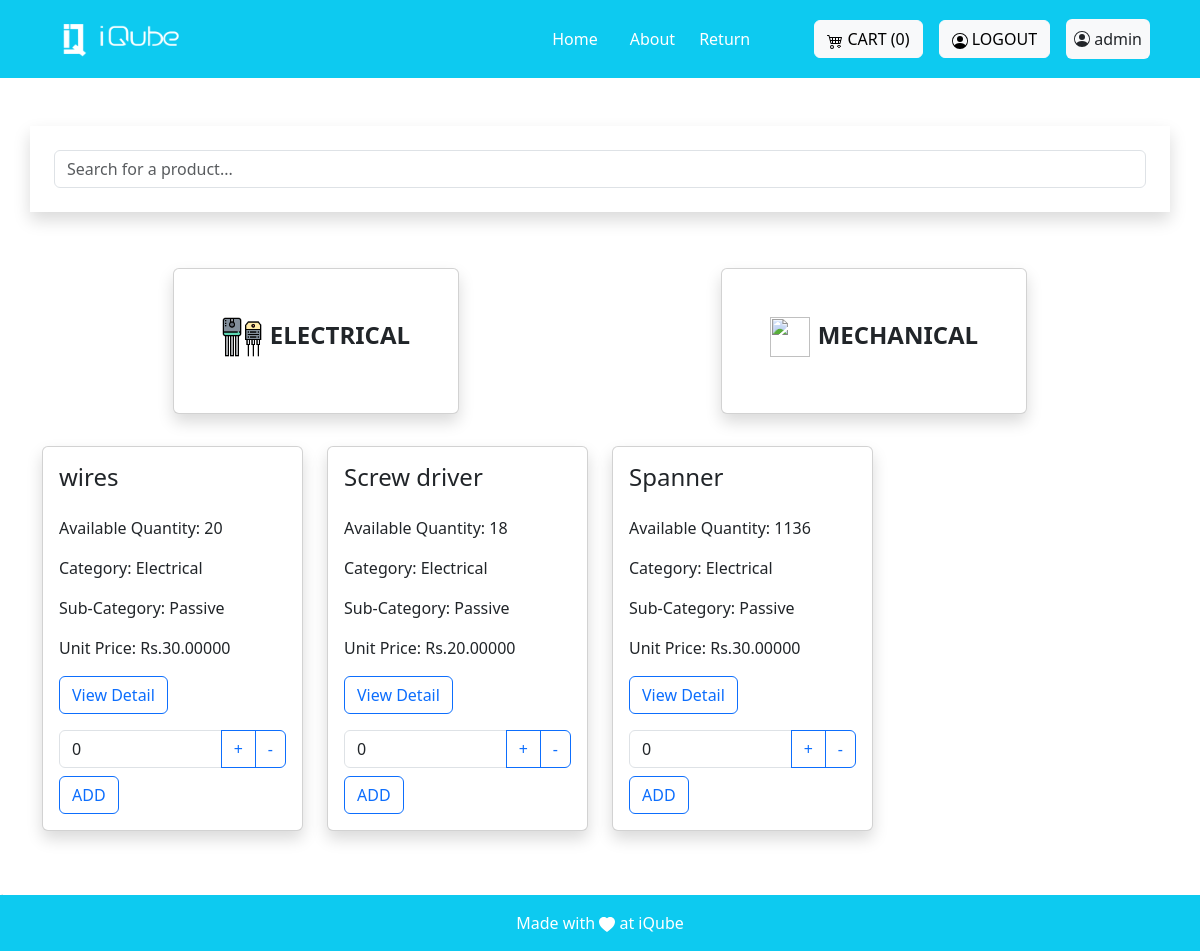
Screenshot of / (signed in) with the database file from the repository.
### invention/models.py (models this page shows, shortened)
class Product(models.Model):
    name=models.CharField(max_length=255)
    decription=models.CharField(max_length=100)
    actual_count=models.PositiveIntegerField()
    available_count=models.PositiveIntegerField()
    dummy_count = models.PositiveIntegerField(default = 0)
    category= models.ForeignKey('Category', on_delete=models.CASCADE)
    sub_category = models.ForeignKey('SubCategory', on_delete = models.CASCADE)
    created_at = models.DateTimeField(auto_now=True)
    image = models.ImageField(upload_to='images', blank=True)
    actual_price = models.DecimalField(max_digits = 10,decimal_places = 5)
    available_price = models.DecimalField(max_digits = 10,decimal_places = 5)
    unit_price = models.DecimalField(max_digits = 10,decimal_places = 5)
    is_active = models.BooleanField(default = True)
    created_by = models.ForeignKey(User, on_delete=models.CASCADE)

class Category(models.Model):
    name=models.CharField(max_length=25)
    created_by = models.ForeignKey(User, on_delete=models.CASCADE)
    created_at=models.DateTimeField(auto_now=True)
    class Meta:
        verbose_name_plural = 'Categories'
    def __str__(self):
        return str(self.name)

class SubCategory(models.Model):
    name_sub=models.CharField(max_length=25)
    category = models.ForeignKey('Category', on_delete=models.CASCADE)
    created_by = models.ForeignKey(User, on_delete=models.CASCADE)
    created_at=models.DateTimeField(auto_now=True)

### invention/views.py (the view)
# urls.py: path('', views.home ,name="Home"),
@ratelimit(key='ip', rate='10/m', method=ratelimit.ALL, block=True)
@login_required(login_url= 'login')
def home(request):
        products = Product.objects.all()
        cart=Cart.objects.filter(created_by=request.user)
        count = cart.count()
        return render(request, 'core/home.html', {'products': products, 'count':count,})

### invention/templates/core/home.html (shortened to what this page needs)
{% extends "base.html" %}
{% load static %}
{% block base %}
<div class="container p-4 shadow mb-5 mt-5" id="search">
  <input type="text" id="searchInput" class="form-control" placeholder="Search for a product...">
</div>
<div class="container my-4" id="productsContainer">
  <div class="d-flex flex-row bd-highlight  justify-content-around mb-4">
    <div class="p-2 bd-highlight fs-4 text-uppercase fw-semibold">
      <div class="card shadow">
        <div class="card-title p-5 "><a href="{% url 'electrical' %}" class="text-decoration-none text-dark mr-3  "><span><img src="{% static 'images/transistor.png' %}" alt="" width="40" height="40"></span>Electrical</a></div>
      </div>
    </div>
    <div class="p-2 bd-highlight fs-4 text-uppercase fw-semibold">
      <div class="card  shadow">
        <div class="card-title p-5"><a href="{% url 'mechanical' %}" class="text-decoration-none text-dark"><span class="mr-2"><img src="{% static 'images/wrench.png' %}" alt="" width="40" height="40"></span>Mechanical</a></div>
      </div>
    </div>
  </div>
  <div class="row row-cols-1 row-cols-md-4 g-4" id="productList">
    {% for product in products %}
      {% if product.is_active  %}
        <div class="col product-card">
          <div class="card shadow">
            <div class="card-body">
              <h5 class="card-title fs-4">{{ product.name }}</h5>
              <p class="card-text mt-4 fs-6">Available Quantity: {{ product.available_count }}</p>
              <p class="card-textss fs-6">Category: {{ product.category }}</p>
              <p class="card-texts fs-6">Sub-Category: {{product.sub_category.name_sub}} </p>
              <p class="card-texts fs-6">Unit Price: Rs.{{product.unit_price}} </p>
              <a href="{% url 'Product_description' product.id %}" class="btn btn-outline-primary">View Detail</a>
              <form action="{% url 'add_to_cart' product.id %}" method="post" class="mt-3" onsubmit="return validateForm(this, {{ product.available_count }})">
                <div class="input-group">
                  <input type="number" class="form-control" min="0" value="0" name="count">
                  <button class="btn btn-outline-primary" type="button" onclick="increment(this)">+</button>
                  <button class="btn btn-outline-primary" type="button" onclick="decrement(this)">-</button>
                </div>
                <button class="btn btn-outline-primary mt-2" type="submit">ADD</button>
              </form>
            </div>
          </div>
        </div>
      {% endif %}
    {% endfor %}
  </div>
</div>
<div class="mb-5 mt-5">
  .
</div>
{% endblock %}

### invention/templates/base.html (shortened to what this page needs)
{% load static %}
<!DOCTYPE html>
<html lang="en">
<head>
    <link href="https://cdn.jsdelivr.net/npm/bootstrap@5.3.2/dist/css/bootstrap.min.css" rel="stylesheet"
>
</head>
<body>
    <nav class="sticky-top navbar navbar-expand-lg navbar-dark bg-info p-3">
    <div class="container">
            <a class="navbar-brand" href="#">
                <img src="{% static 'images/logo-white.png' %}" alt="Logo" height="36" width="150">
            </a>
            <div class="collapse navbar-collapse justify-content-end" id="navbarNav">
                <ul class="navbar-nav mx-5">
                    <li class="nav-item mx-2">
                        <a class="nav-link active" href="{% url 'Home'%}">Home</a>
                    </li>
                    <li class="nav-item mx-2">
                        <a class="nav-link active" href="{% url 'About' %}">About</a>
                    </li>
                    <li>
                        <a href="/return_form" class="nav-link active">Return</a>
                    </li>
                </ul>
            </div>
            <div class="mt-3 mt-lg-0 mx-2">
                <a class="btn btn-light" href="{% url 'view_cart' %}">
                    CART ({{count}})
                </a>
            </div>
            {% if not user.is_authenticated %}
            <div class="mt-3 mt-lg-0 mx-2">
                <a class="btn btn-light" href="{% url "social:begin" 'azuread-tenant-oauth2' %}">
                    <svg xmlns="http://www.w3.org/2000/svg" width="16" height="16" fill="currentColor" class="bi bi-person-circle" viewBox="0 0 16 16">
                    <path d="M11 6a3 3 0 1 1-6 0 3 3 0 0 1 6 0"/>
                        <path fill-rule="evenodd" d="M0 8a8 8 0 1 1 16 0A8 8 0 0 1 0 8m8-7a7 7 0 0 0-5.468 11.37C3.242 11.226 4.805 10 8 10s4.757 1.225 5.468 2.37A7 7 0 0 0 8 1"/>
                    </svg>
                    LOGIN
                </a>
            </div>
            {% else %}
            <div class="mt-3 mt-lg-0 mx-2">
                <a class="btn btn-light" href="{% url 'logout' %}">
                    LOGOUT
                </a>
            </div>
            <div class="mt-1 mt-lg-0 mx-2 p-2 rounded bg-light">
                    {{request.user.username}}
            </div>
            {% endif %}
        </div>
    </nav>
    <main>
        <div>
            {% block base %}{% endblock %}
        </div>
    </main>
    <footer class="bg-light text-center text-lg-start fixed-bottom">
        <div class="text-center p-2 bg-info p-3" style=" color: white;">
            <div>Made with
                <svg xmlns="http://www.w3.org/2000/svg" width="16" height="16" fill="currentColor"
                    class="bi bi-heart-fill" viewBox="0 0 16 16">
                    <path fill-rule="evenodd"
                        d="M8 1.314C12.438-3.248 23.534 4.735 8 15-7.534 4.736 3.562-3.248 8 1.314z" />
                </svg>
               at iQube
            </div>
        </div>
    </footer>
</body>
</html>
{% load sweetify %}

### invention/templates/base.html (style rules this page uses)
html { scroll-behavior:smooth; }

### rows the page displays
Product: name "wires", available_count "20", category "Electrical", sub_category.name_sub "Passive", unit_price "30.00000"
Product: name "Screw driver", available_count "18", category "Electrical", sub_category.name_sub "Passive", unit_price "20.00000"
Product: name "Spanner", available_count "1136", category "Electrical", sub_category.name_sub "Passive", unit_price "30.00000"

### other values shown
{{ count }} "0"
{{ request.user.username }} "admin"
